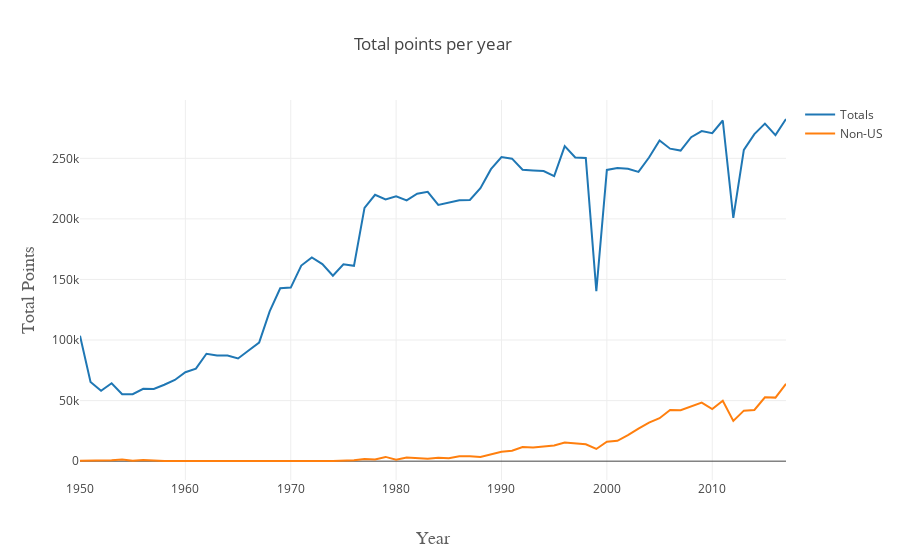

Notebook source saved alongside this figure:
### Code cell
trace1 = go.Scatter(
    x=stat_by_year.index,
    y=stat_by_year.PTS,
    name='Totals'
)
trace2 = go.Scatter(
    x=stati_by_year.index,
    y=stati_by_year.PTS,
    name='Non-US'
)

data = [trace1, trace2]
layout = go.Layout(
    title=go.layout.Title(
        text='Total points per year',
        xref='paper',
    ),
    xaxis=go.layout.XAxis(
        title=go.layout.xaxis.Title(
            text='Year',
            font=dict(
                family='Courier New, monospace',
                size=18,
                color='#5f5f5f'
            )
        )
    ),
    yaxis=go.layout.YAxis(
        title=go.layout.yaxis.Title(
            text='Total Points',
            font=dict(
                family='Courier New, monospace',
                size=18,
                color='#5f5f5f'
            )
        )
    )
)
fig = go.Figure(data=data, layout=layout)
py.offline.iplot(fig)

### Figure 1 — Plotly figure (JSON) as saved in the notebook; plotly's stock layout.template omitted (floating-point values rounded to 4 significant figures)
{"data": [{"name": "Totals", "type": "scatter", "uid": "8c13717f-bc17-4ca6-8005-850a072b206d", "x": [1950, 1951, 1952, 1953, 1954, 1955, 1956, 1957, 1958, 1959, 1960, 1961, 1962, 1963, 1964, 1965, 1966, 1967, 1968, 1969, 1970, 1971, 1972, 1973, 1974, 1975, 1976, 1977, 1978, 1979, 1980, 1981, 1982, 1983, 1984, 1985, 1986, 1987, 1988, 1989, 1990, 1991, 1992, 1993, 1994, 1995, 1996, 1997, 1998, 1999, 2000, 2001, 2002, 2003, 2004, 2005, 2006, 2007, 2008, 2009, 2010, 2011, 2012, 2013, 2014, 2015, 2016, 2017], "y": [103562, 65338, 58096, 64356, 55252, 55253, 59768, 59654, 63093, 67031, 73427, 76346, 88652, 87134, 87252, 84805, 91383, 97816, 123590, 142713, 143260, 161457, 168154, 162656, 153024, 162534, 161247, 209113, 219911, 216059, 218636, 215251, 220769, 222338, 211533, 213186, 215463, 215624, 225265, 241046, 251070, 249742, 240576, 239967, 239508, 235269, 260126, 250743, 250326, 140408, 240401, 241954, 241363, 238771, 250671, 264712, 257976, 256409, 267460, 272519, 270750, 281221, 200907, 256949, 269984, 278672, 269138, 282466]}, {"name": "Non-US", "type": "scatter", "uid": "29e8130f-26ee-4341-9eee-fd765197c989", "x": [1950, 1951, 1952, 1953, 1954, 1955, 1956, 1957, 1958, 1974, 1975, 1976, 1977, 1978, 1979, 1980, 1981, 1982, 1983, 1984, 1985, 1986, 1987, 1988, 1989, 1990, 1991, 1992, 1993, 1994, 1995, 1996, 1997, 1998, 1999, 2000, 2001, 2002, 2003, 2004, 2005, 2006, 2007, 2008, 2009, 2010, 2011, 2012, 2013, 2014, 2015, 2016, 2017], "y": [421, 338, 524, 731, 1315, 425, 1001, 673, 128, 229, 600, 817, 1851, 1398, 3506, 1118, 2982, 2784, 2005, 2819, 2492, 4051, 4129, 3507, 5438, 7770, 8644, 11653, 11299, 12225, 13018, 15312, 14576, 13875, 10069, 16029, 16830, 21507, 26920, 31861, 35488, 42293, 41996, 45268, 48373, 43066, 49826, 33276, 41695, 42260, 52768, 52463, 63806]}], "layout": {"title": {"text": "Total points per year", "xref": "paper"}, "xaxis": {"title": {"font": {"color": "#5f5f5f", "family": "Courier New, monospace", "size": 18}, "text": "Year"}}, "yaxis": {"title": {"font": {"color": "#5f5f5f", "family": "Courier New, monospace", "size": 18}, "text": "Total Points"}}}}
